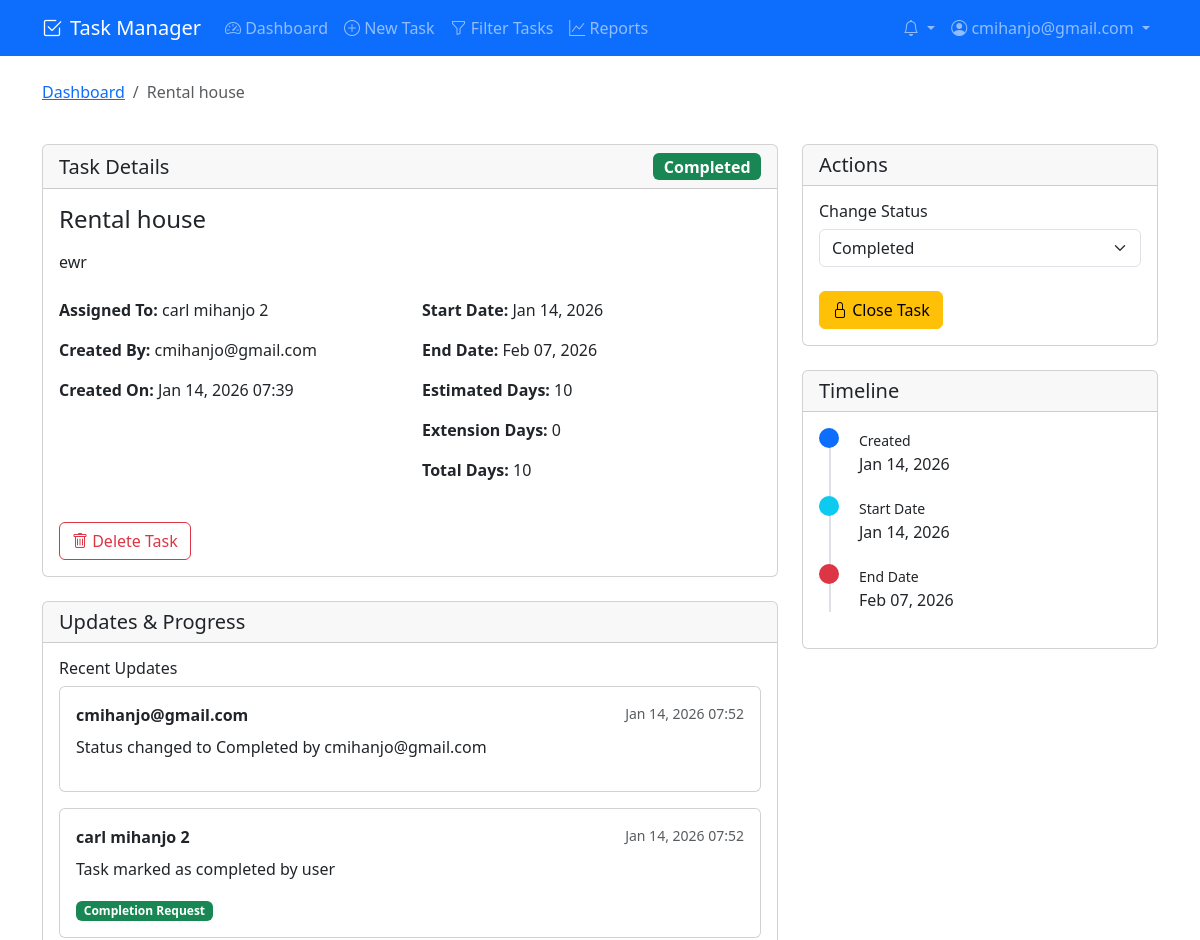
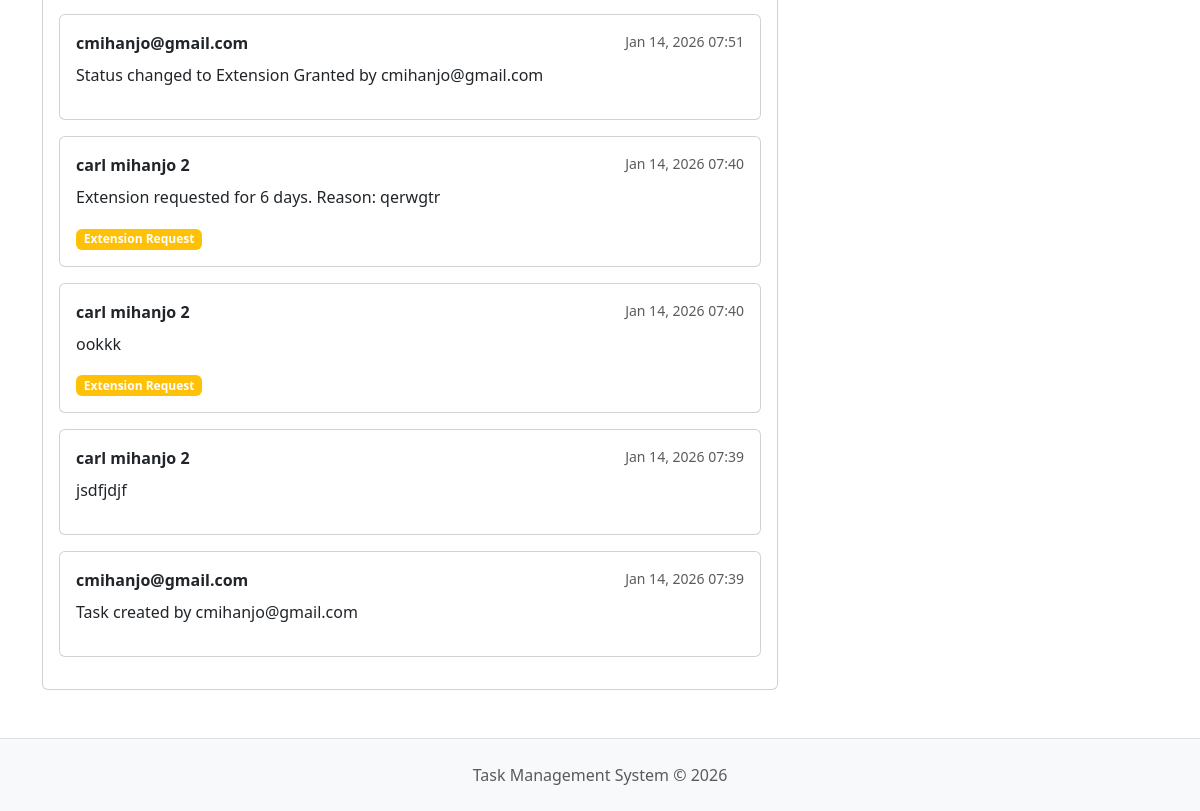
Screenshot of /tasks/5/ (signed in) with the database file from the repository (2 pictures, top to bottom).
### tasks/models.py (models this page shows, shortened)
class Task(models.Model):
    STATUS_CHOICES = [
        ('pending', 'Pending'),
        ('in_progress', 'In Progress'),
        ('completed', 'Completed'),
        ('needs_extension', 'Needs Extension'),
        ('extension_granted', 'Extension Granted'),
        ('closed', 'Closed'),
    ]
    name = models.CharField(max_length=200)
    description = models.TextField()
    assigned_to = models.ForeignKey(User, on_delete=models.CASCADE, related_name='assigned_tasks')
    created_by = models.ForeignKey(User, on_delete=models.CASCADE, related_name='created_tasks')
    created_at = models.DateTimeField(auto_now_add=True)
    start_date = models.DateField()
    end_date = models.DateField()
    estimated_days = models.PositiveIntegerField(help_text="Estimated number of work days")
    extension_days = models.PositiveIntegerField(default=0)
    status = models.CharField(max_length=20, choices=STATUS_CHOICES, default='pending')
    completed_at = models.DateTimeField(null=True, blank=True)
    is_completed = models.BooleanField(default=False)
    class Meta:
        ordering = ['-created_at']
        permissions = [
            ("can_view_all_tasks", "Can view all tasks"),
        ]
    @property
    def is_overdue(self):
        return self.end_date < timezone.now().date() and not self.is_completed
    @property
    def total_days(self):
        return self.estimated_days + self.extension_days

class TaskUpdate(models.Model):
    UPDATE_TYPES = [
        ('progress', 'Progress Update'),
        ('completion', 'Completion Request'),
        ('extension', 'Extension Request'),
        ('approval', 'Manager Approval'),
        ('comment', 'Comment'),
    ]
    task = models.ForeignKey(Task, on_delete=models.CASCADE, related_name='updates')
    user = models.ForeignKey(User, on_delete=models.CASCADE)
    update_type = models.CharField(max_length=20, choices=UPDATE_TYPES)
    message = models.TextField()
    created_at = models.DateTimeField(auto_now_add=True)
    file = models.FileField(upload_to='task_updates/', null=True, blank=True)
    class Meta:
        ordering = ['-created_at']

### tasks/views.py (the view, shortened to what this page needs)
# urls.py: path('<int:task_id>/', views.task_detail, name='task_detail'),
@login_required
def task_detail(request, task_id):
    task = get_object_or_404(Task, id=task_id)
    if not (request.user == task.assigned_to or request.user == task.created_by or
            request.user.groups.filter(name='Manager').exists()):
        messages.error(request, 'You do not have permission to view this task.')
        return redirect('tasks:dashboard')
    updates = task.updates.all().order_by('-created_at')
    update_form = TaskUpdateForm()
    extension_form = ExtensionRequestForm()
    status_form = TaskStatusForm(instance=task)
    context = {
        'task': task,
        'updates': updates,
        'update_form': update_form,
        'extension_form': extension_form,
        'status_form': status_form,
        'can_edit': request.user == task.assigned_to,
        'is_manager': request.user.groups.filter(name='Manager').exists(),
    }
    return render(request, 'tasks/task_detail.html', context)

### tasks/forms.py
class TaskUpdateForm(forms.ModelForm):
    class Meta:
        model = TaskUpdate
        fields = ['update_type', 'message', 'file']
        widgets = {
            'message': forms.Textarea(attrs={'rows': 3}),
        }

class ExtensionRequestForm(forms.Form):
    extension_days = forms.IntegerField(min_value=1, max_value=30)
    reason = forms.CharField(widget=forms.Textarea(attrs={'rows': 3}))

### tasks/templatetags/custom_filters.py (called while the page is built)
@register.filter
def status_color(status):
    color_map = {
        'pending': 'secondary',
        'in_progress': 'info',
        'completed': 'success',
        'needs_extension': 'warning',
        'extension_granted': 'primary',
        'closed': 'dark',
    }
    return color_map.get(status, 'secondary')

### templates/tasks/task_detail.html (shortened to what this page needs)
{% extends 'base.html' %}
{% load crispy_forms_tags %}
{% load custom_filters %}
{% block content %}
<div class="row mb-4">
    <div class="col-12">
        <nav aria-label="breadcrumb">
            <ol class="breadcrumb">
                <li class="breadcrumb-item"><a href="{% url 'tasks:dashboard' %}">Dashboard</a></li>
                <li class="breadcrumb-item active">{{ task.name|truncatechars:30 }}</li>
            </ol>
        </nav>
    </div>
</div>
<div class="row">
    <div class="col-md-8">
        <div class="card mb-4">
            <div class="card-header d-flex justify-content-between align-items-center">
                <h5 class="mb-0">Task Details</h5>
                <span class="badge bg-{{ task.status|status_color }} fs-6">{{ task.get_status_display }}</span>
            </div>
            <div class="card-body">
                <h4 class="card-title">{{ task.name }}</h4>
                <p class="card-text">{{ task.description|linebreaks }}</p>
                <div class="row mt-4">
                    <div class="col-md-6">
                        <p><strong>Assigned To:</strong> {{ task.assigned_to.get_full_name|default:task.assigned_to.username }}</p>
                        <p><strong>Created By:</strong> {{ task.created_by.get_full_name|default:task.created_by.username }}</p>
                        <p><strong>Created On:</strong> {{ task.created_at|date:"M d, Y H:i" }}</p>
                    </div>
                    <div class="col-md-6">
                        <p><strong>Start Date:</strong> {{ task.start_date|date:"M d, Y" }}</p>
                        <p><strong>End Date:</strong> {{ task.end_date|date:"M d, Y" }}</p>
                        <p><strong>Estimated Days:</strong> {{ task.estimated_days }}</p>
                        <p><strong>Extension Days:</strong> {{ task.extension_days }}</p>
                        <p><strong>Total Days:</strong> {{ task.total_days }}</p>
                    </div>
                </div>
                <div class="mt-4">
                    {% if user == task.created_by or user.groups.filter.name == 'Manager' %}
                    <a href="{% url 'tasks:delete_task' task.id %}" class="btn btn-outline-danger">
                        <i class="bi bi-trash"></i> Delete Task
                    </a>
                    {% endif %}
                </div>
            </div>
        </div>
        <div class="card">
            <div class="card-header">
                <h5 class="mb-0">Updates & Progress</h5>
            </div>
            <div class="card-body">
                <div class="updates-list">
                    <h6>Recent Updates</h6>
                    {% for update in updates %}
                    <div class="card mb-3">
                        <div class="card-body">
                            <div class="d-flex justify-content-between align-items-start mb-2">
                                <strong>{{ update.user.get_full_name|default:update.user.username }}</strong>
                                <small class="text-muted">{{ update.created_at|date:"M d, Y H:i" }}</small>
                            </div>
                            <p class="mb-2">{{ update.message|linebreaks }}</p>
                            {% if update.update_type == 'extension' %}
                            <span class="badge bg-warning">Extension Request</span>
                            {% elif update.update_type == 'completion' %}
                            <span class="badge bg-success">Completion Request</span>
                            {% elif update.update_type == 'approval' %}
                            <span class="badge bg-info">Manager Approval</span>
                            {% endif %}
                        </div>
                    </div>
                    {% empty %}
                    <p class="text-muted">No updates yet.</p>
                    {% endfor %}
                </div>
            </div>
        </div>
    </div>
    <div class="col-md-4">
        <div class="card mb-4">
            <div class="card-header">
                <h5 class="mb-0">Actions</h5>
            </div>
            <div class="card-body">
                {% if is_manager %}
                <div class="mb-4">
                    <h6>Change Status</h6>
                    <form method="post" action="{% url 'tasks:update_task_status' task.id %}">
                        <div class="mb-3">
                            <select name="status" class="form-select" onchange="this.form.submit()">
                                {% for value, label in task.STATUS_CHOICES %}
                                <option value="{{ value }}" {% if task.status == value %}selected{% endif %}>
                                    {{ label }}
                                </option>
                                {% endfor %}
                            </select>
                        </div>
                    </form>
                </div>
                {% if task.status == 'completed' %}
                <div class="d-grid">
                    <form method="post" action="{% url 'tasks:update_task_status' task.id %}">
                        <button type="submit" class="btn btn-warning">
                            <i class="bi bi-lock"></i> Close Task
                        </button>
                    </form>
                </div>
                {% endif %}
                {% endif %}
            </div>
        </div>
        <div class="card">
            <div class="card-header">
                <h5 class="mb-0">Timeline</h5>
            </div>
            <div class="card-body">
                <div class="timeline">
                    <div class="timeline-item">
                        <div class="timeline-marker bg-primary"></div>
                        <div class="timeline-content">
                            <small>Created</small>
                            <p class="mb-0">{{ task.created_at|date:"M d, Y" }}</p>
                        </div>
                    </div>
                    <div class="timeline-item">
                        <div class="timeline-marker bg-info"></div>
                        <div class="timeline-content">
                            <small>Start Date</small>
                            <p class="mb-0">{{ task.start_date|date:"M d, Y" }}</p>
                        </div>
                    </div>
                    <div class="timeline-item">
                        <div class="timeline-marker {% if task.is_overdue %}bg-danger{% else %}bg-success{% endif %}"></div>
                        <div class="timeline-content">
                            <small>End Date</small>
                            <p class="mb-0">{{ task.end_date|date:"M d, Y" }}</p>
                        </div>
                    </div>
                </div>
            </div>
        </div>
    </div>
</div>
{% endblock %}

### templates/base.html (shortened to what this page needs)
<!DOCTYPE html>
<html lang="en" data-bs-theme="light">
<head>
    <link href="https://cdn.jsdelivr.net/npm/bootstrap@5.3.0/dist/css/bootstrap.min.css" rel="stylesheet">
    <link rel="stylesheet" href="https://cdn.jsdelivr.net/npm/bootstrap-icons@1.10.0/font/bootstrap-icons.css">
</head>
<body>
    <nav class="navbar navbar-expand-lg navbar-dark bg-primary">
        <div class="container">
            <a class="navbar-brand" href="{% url 'tasks:dashboard' %}">
                <i class="bi bi-check2-square me-2"></i>Task Manager
            </a>
            <div class="collapse navbar-collapse" id="navbarNav">
                <ul class="navbar-nav me-auto">
                    {% if user.is_authenticated %}
                        <li class="nav-item">
                            <a class="nav-link" href="{% url 'tasks:dashboard' %}">
                                <i class="bi bi-speedometer2"></i> Dashboard
                            </a>
                        </li>
                        <li class="nav-item">
                            <a class="nav-link" href="{% url 'tasks:create_task' %}">
                                <i class="bi bi-plus-circle"></i> New Task
                            </a>
                        </li>
                        <li class="nav-item">
                            <a class="nav-link" href="{% url 'tasks:filter_tasks' %}">
                                <i class="bi bi-funnel"></i> Filter Tasks
                            </a>
                        </li>
                        {% if user.groups.all.0.name == 'Manager' %}
                        <li class="nav-item">
                            <a class="nav-link" href="{% url 'tasks:reports' %}">
                                <i class="bi bi-graph-up"></i> Reports
                            </a>
                        </li>
                        {% endif %}
                    {% endif %}
                </ul>
                <ul class="navbar-nav">
                    {% if user.is_authenticated %}
                        <li class="nav-item dropdown">
                            <a class="nav-link dropdown-toggle" href="#" id="notificationsDropdown" role="button"
                            data-bs-toggle="dropdown" aria-expanded="false">
                                <i class="bi bi-bell"></i>
                            </a>
                        </li>
                        <li class="nav-item dropdown">
                            <a class="nav-link dropdown-toggle" href="#" id="userDropdown" role="button"
                               data-bs-toggle="dropdown" aria-expanded="false">
                                <i class="bi bi-person-circle"></i> {{ user.username }}
                            </a>
                        </li>
                    {% endif %}
                </ul>
            </div>
        </div>
    </nav>
    <main class="container my-4">
        {% block content %}{% endblock %}
    </main>
    <footer class="bg-light border-top py-4 mt-5">
        <div class="container text-center">
            <p class="text-muted mb-0">Task Management System &copy; {% now "Y" %}</p>
        </div>
    </footer>
</body>
</html>

### templates/tasks/task_detail.html (style rules this page uses)
.timeline { position: relative; padding-left: 30px; }
.timeline:before { content: ''; position: absolute; left: 10px; top: 0; bottom: 0; width: 2px; background: #dee2e6; }
.timeline-item { position: relative; margin-bottom: 20px; }
.timeline-marker { position: absolute; left: -30px; width: 20px; height: 20px; border-radius: 50%; background: #6c757d; }
.timeline-content { padding-left: 10px; }

### rows the page displays
Task: name "Rental house", status "Completed", description "ewr", assigned_to.get_full_name "carl mihanjo 2", created_by.get_full_name "cmihanjo@gmail.com", created_at "Jan 14, 2026 07:39", start_date "Jan 14, 2026", end_date "Feb 07, 2026", estimated_days "10", extension_days "0", total_days "10", created_at "Jan 14, 2026"
TaskUpdate: user.get_full_name "cmihanjo@gmail.com", created_at "Jan 14, 2026 07:52", message "Status changed to Completed by cmihanjo@gmail.com"
TaskUpdate: user.get_full_name "carl mihanjo 2", created_at "Jan 14, 2026 07:52", message "Task marked as completed by user", update_type "Completion Request"
TaskUpdate: user.get_full_name "cmihanjo@gmail.com", created_at "Jan 14, 2026 07:51", message "Status changed to Extension Granted by cmihanjo@gmail.com"
TaskUpdate: user.get_full_name "carl mihanjo 2", created_at "Jan 14, 2026 07:40", message "Extension requested for 6 days. Reason: qerwgtr", update_type "Extension Request"
TaskUpdate: user.get_full_name "carl mihanjo 2", created_at "Jan 14, 2026 07:40", message "ookkk", update_type "Extension Request"
TaskUpdate: user.get_full_name "carl mihanjo 2", created_at "Jan 14, 2026 07:39", message "jsdfjdjf"
TaskUpdate: user.get_full_name "cmihanjo@gmail.com", created_at "Jan 14, 2026 07:39", message "Task created by cmihanjo@gmail.com"

### other values shown
{{ user.username }} "cmihanjo@gmail.com"
